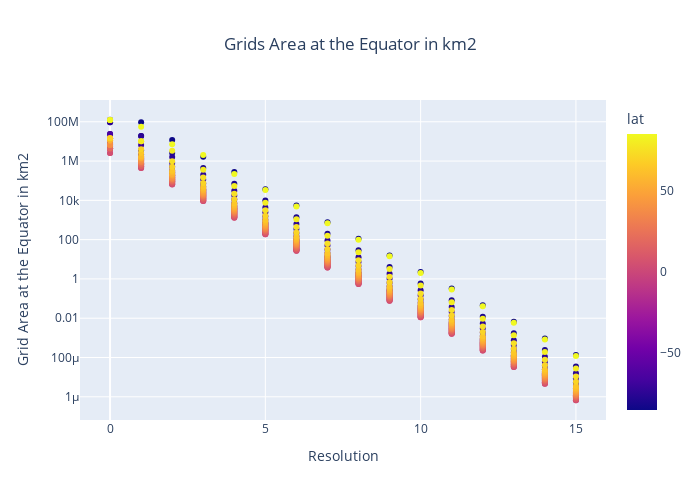

Notebook cell for this chart:
### Code cell
px.scatter(df2, y='area', x='resolution', 
           color='lat',
           title=f'Grids Area at the Equator in km2',
           height=500, width=700,
           log_y=True,
           labels={'area': 'Grid Area at the Equator in km2',
                   'resolution': 'Resolution', 'grid_type': 'Grid'}
          ).update(layout=dict(title=dict(x=0.5)))

### Figure 1 — Plotly figure (JSON) as saved in the notebook; plotly's stock layout.template omitted (floating-point values rounded to 4 significant figures; data arrays with more than 128 entries replaced by an {"elided": "..."} marker saying what was removed)
{"data": [{"hovertemplate": "Resolution=%{x}<br>Grid Area at the Equator in km2=%{y}<br>lat=%{marker.color}<extra></extra>", "legendgroup": "", "marker": {"color": {"elided": "560 int values"}, "coloraxis": "coloraxis", "symbol": "circle"}, "mode": "markers", "name": "", "orientation": "v", "showlegend": false, "type": "scatter", "x": {"elided": "560 int values"}, "xaxis": "x", "y": {"elided": "560 float values"}, "yaxis": "y"}], "layout": {"coloraxis": {"colorbar": {"title": {"text": "lat"}}, "colorscale": [[0, "#0d0887"], [0.1111, "#46039f"], [0.2222, "#7201a8"], [0.3333, "#9c179e"], [0.4444, "#bd3786"], [0.5556, "#d8576b"], [0.6667, "#ed7953"], [0.7778, "#fb9f3a"], [0.8889, "#fdca26"], [1, "#f0f921"]]}, "height": 500, "legend": {"tracegroupgap": 0}, "title": {"text": "Grids Area at the Equator in km2", "x": 0.5}, "width": 700, "xaxis": {"anchor": "y", "autorange": true, "domain": [0, 1], "range": [-0.9685, 15.97], "title": {"text": "Resolution"}, "type": "linear"}, "yaxis": {"anchor": "x", "autorange": true, "domain": [0, 1], "range": [-7.181, 9.108], "title": {"text": "Grid Area at the Equator in km2"}, "type": "log"}}}
